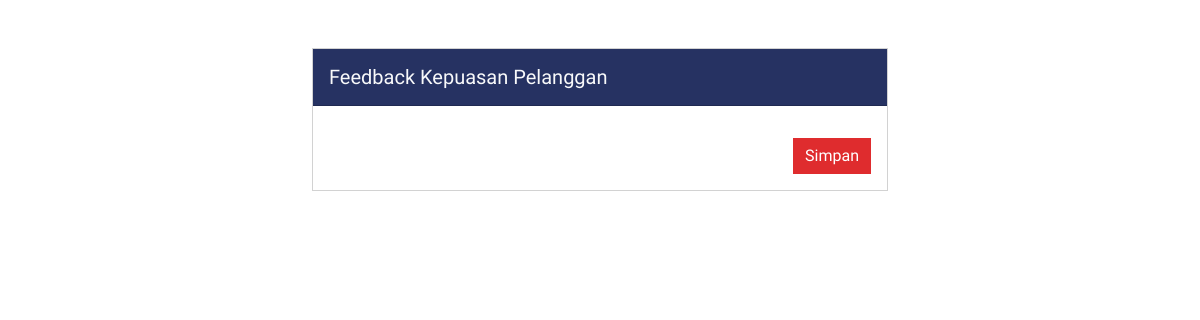
The page /views/Feedback.php on the database as committed earlier.
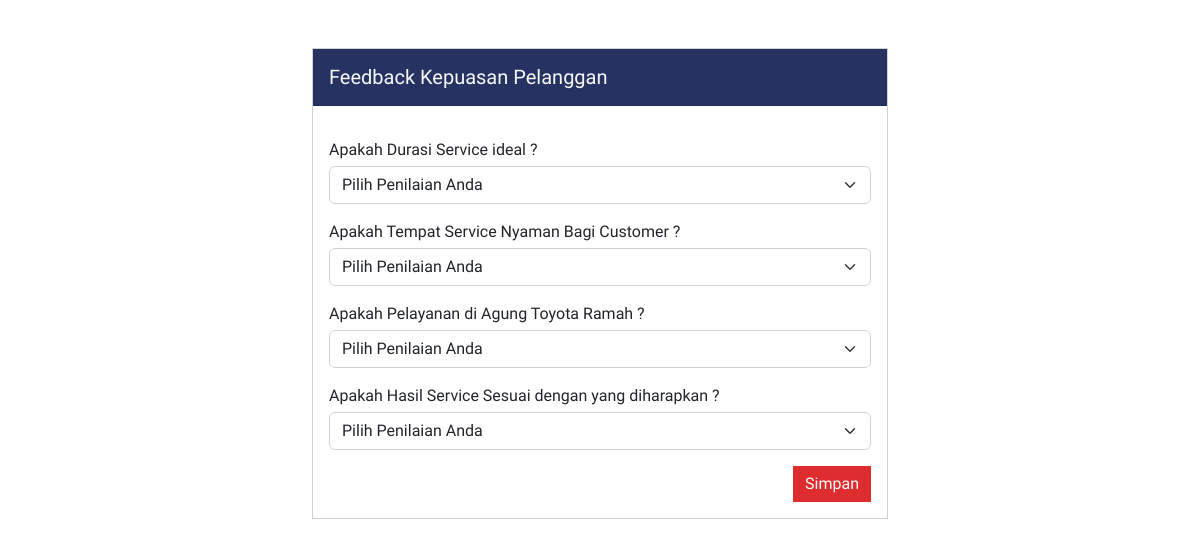
The same page on the database as committed later.
### tables this page shows
CREATE TABLE `kriteria` (
  `idKriteria` int(9) NOT NULL,
  `namaKriteria` varchar(255) NOT NULL,
  `bobotKriteria` varchar(255) NOT NULL,
  `pertanyaanKriteria` varchar(255) NOT NULL,
  `costBenefit` varchar(255) NOT NULL
);

### views/Feedback.php (the view, shortened to what this page needs)
<?php
include_once('../modules/Connection.php');
?>
<!DOCTYPE html>
<html lang="en">
<head>
  <link rel="stylesheet" href="../assets/scss/main/main.css">
</head>
<body>
  <div id="data-customer">
    <div class="data-customer container-md mt-5 w-50">
      <div class="card rounded-0">
        <div class="card-header bg-primary text-light rounded-0">
          <div class="py-2">
            <h5 class="m-0 me-3">Feedback Kepuasan Pelanggan</h5>
          </div>
        </div>
        <div class="card-body">
              <form action="" method="POST">
                <?php
                  $dataKriteria = mysqli_query($connection, "SELECT * FROM kriteria");
                  while($arrDataKriteria = mysqli_fetch_array($dataKriteria)) :
                ?>
                  <label for="" class="mt-3"><?=$arrDataKriteria['pertanyaanKriteria']?></label>
                  <select
                    class="form-select mt-1"
                    name="<?=$arrDataKriteria['idKriteria']?>"
                  >
                    <option value="" selected> Pilih Penilaian Anda</option>
                  </select>
                <?php
                  endwhile;
                ?>
                <div class="d-flex justify-content-end mt-3">
                  <button
                    type="submit"
                    name="saveFeedback"
                    class="btn btn-secondary border-0 rounded-0"
                  >
                    Simpan
                  </button>
                </div>
              </form>
          </div>
        </div>
      </div>
    </div>
</body>
</html>

### assets/scss/main/main.css (style rules this page uses)
body { font-family: "Josefin Sans", sans-serif; }
.bg-primary { background-color: #263262 !important; }
.btn-secondary { background-color: #DF2C2E !important; }

Rows that differ between the two databases and show on the page:
added kriteria: pertanyaanKriteria "Apakah Durasi Service ideal ?"
added kriteria: pertanyaanKriteria "Apakah Tempat Service Nyaman Bagi Customer ?"
added kriteria: pertanyaanKriteria "Apakah Pelayanan di Agung Toyota Ramah ?"
added kriteria: pertanyaanKriteria "Apakah Hasil Service Sesuai dengan yang diharapkan ?"
